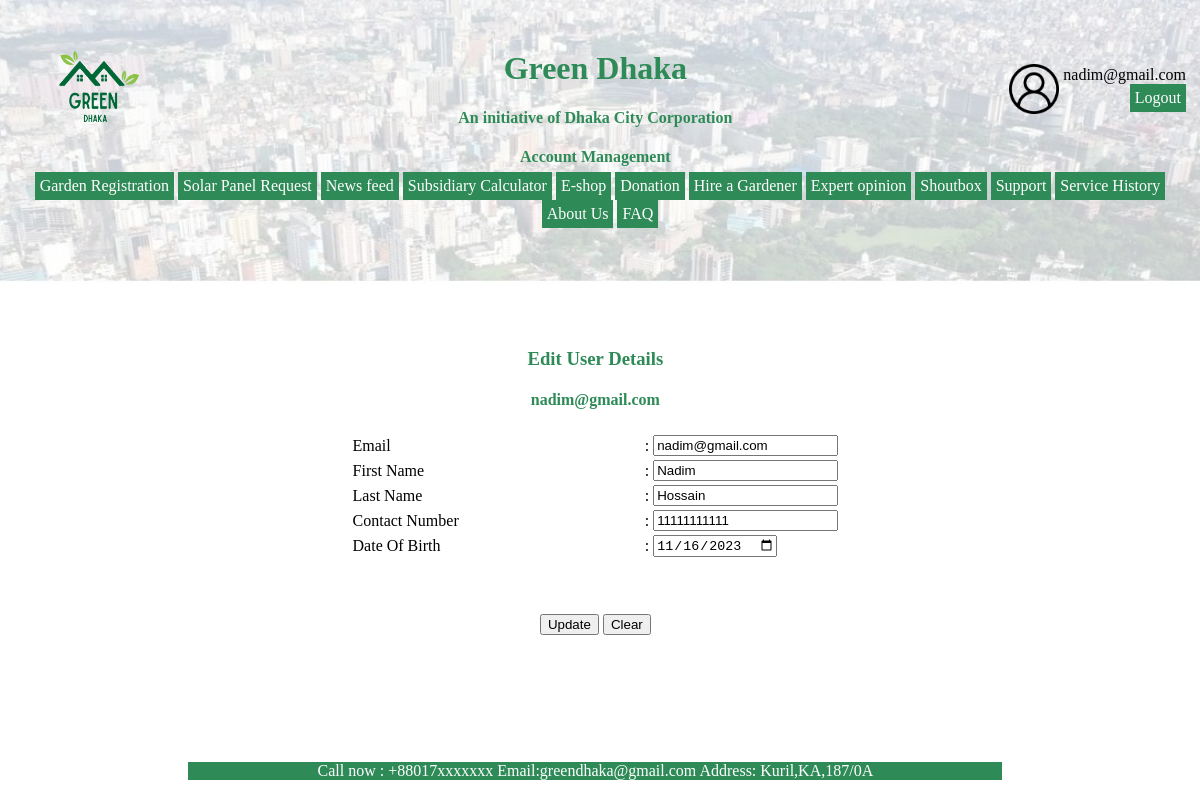
The app's page /View/cusAccount.php (signed in) with its own data.
### tables this page shows
CREATE TABLE `user` (
  `email` varchar(100) NOT NULL,
  `name1` varchar(100) NOT NULL,
  `name2` varchar(100) NOT NULL,
  `cnum` varchar(100) NOT NULL,
  `dob` date NOT NULL,
  `pass` varchar(20) NOT NULL,
  `cpass` varchar(20) NOT NULL
);

### Model/customer.php (called while the page is built, shortened)
<?php
    function searchCustomer($email){
        $con = getConnection();
        $sql = "select * from user where email = '{$email}'";
        $status = mysqli_query($con, $sql);
        return $status;
    }
?>

### Controller/cusDatabyCus.php (called while the page is built)
<?php
    require_once('../Model/customer.php');
    $email = $_SESSION['email'];
	$cusgetdata=searchCustomer($email);
    if($cusgetdata != null){
        return $cusgetdata;
    }
?>

### View/cusAccount.php (the view, shortened to what this page needs)
<?php
    require_once('../Controller/cusDatabyCus.php');
    while($data = mysqli_fetch_assoc($cusgetdata)){
                $email = $data['email'];
                $name1 = $data['name1'];
                $name2 = $data['name2'];
                $cnum = $data['cnum'];
                $dob = $data['dob'];
            }
?>
    <form method="post" action="../Controller/cusupdate.php">
    <table border="0" width = "100%" height = "100%">
            <tr >
                <td height="5%" width="15%" align="center">
                    <img src="../Images/logo.png" height="100" width="100" alt="Green Dhaka Logo">
                </td>
                <td align="center" height="5%"width="70%">
                    <h1 style="color:SeaGreen;">  </h1> <br>
                    <h1 style="color:SeaGreen;"> Green Dhaka </h1>
                    <h4 style="color:SeaGreen;"> An initiative of Dhaka City Corporation </h4>
                    <p style="color:SeaGreen;"> <b> Account Management </b> </p>
                </td>
                <td >
                <table border="0" align="center">
                    <tr>
                        <td> <img src="../Images/user.png" height="50" width="50" alt="User Logo">
                        </td>
                        <td align="right"><?php echo $_SESSION['email']; ?> <br>
                             <a href="../Controller/logout.php"> Logout <a>
                        </td>
                    </tr>
                </table>
                </td>
            </tr>
            <tr>
                <td colspan="3" align="center" height ="8%">
                     <a href="cusGardenregistration.php">Garden Registration</a>
                    <a href="cusSolarregistration.php">Solar Panel Request</a>
                    <a href="CusNewsFeed.php">News feed</a>
                    <a href="cusSubsidiarycalculator.php">Subsidiary Calculator</a>
                    <a href="cusEshop.php">E-shop</a>
                    <a href="cusDonation.php">Donation</a>
                    <a href="cusHiringagardener.php">Hire a Gardener</a>
                    <a href="cusExpert.php">Expert opinion</a>
                    <a href="cusChat.php">Shoutbox</a>
                    <a href="cusSupport.php">Support</a>
                    <a href="cusServiceHistory.php">Service History</a>
                    <a href="cusAboutUS.php">About Us</a>
                    <a href="FAQ.php">FAQ</a>
                </td>
            </tr>
            <tr>
            <td>
            </td>
                <td align ="center">
                <h3 style="color:SeaGreen;"> Edit User Details  </h3>
                <h4 style="color:SeaGreen;"> <?php echo $_SESSION['email']; ?>  </h4>
                <table border="0" align ="center">
                <tr align ="left">
                    <td width="60%"> Email
                    </td>
                    <td>:
                    </td>
                    <td>
                   <input type="email" name="upemail" value="<?php echo $email; ?> "><br>
                    </td>
                </tr>
                <tr align ="left">
                    <td width="60%"> First Name
                    </td>
                    <td>:
                    </td>
                    <td>
                   <input type="text" name="upfirstName" value="<?php echo $name1; ?> "><br>
                    </td>
                </tr>
                <tr align ="left">
                    <td width="60%">  Last Name
                    </td>
                    <td>:
                    </td>
                    <td>
                    <input type="text" name="uplastName" value="<?php echo $name2; ?>"><br>
                    </td>
                </tr>
                <tr align ="left">
                    <td width="60%"> Contact Number
                    </td>
                    <td>:
                    </td>
                    <td>
                     <input type="text" name="upcontactNumber" value="<?php echo $cnum; ?>"><br>
                    </td>
                </tr>
                <tr align ="left">
                    <td width="60%">  Date Of Birth
                    </td>
                    <td>:
                    </td>
                    <td>
                     <input type="Date" name="updob" value="<?php echo $dob; ?>"><br>
                    </td>
                </tr>
                </table>
                <br>
               <br><br>
                <input type="submit" value="Update">
                <input type="reset" value="Clear">
                <br>
                </td>
                <td>
            </td>
            </tr>
            <tr height ="5%" align="center">
                <td>
                </td>
                <td>
                <p style="color:white;background-color:SeaGreen;"> Call now : +88017xxxxxxx Email:greendhaka@gmail.com Address: Kuril,KA,187/0A </p>
                </td>
                <td>
                </td>
            </tr>
    </table>
    </form>

### View/cusAccount.php (style rules this page uses)
a:link { background-color: SeaGreen; color: white; padding: 5px 5px; text-align: center; text-decoration: none; display: inline-block; }

### records on screen
user: upemail "nadim@gmail.com", upfirstName "Nadim", uplastName "Hossain", upcontactNumber "11111111111", updob "11/16/2023"

### other values on screen
$_SESSION['email'] "nadim@gmail.com"
